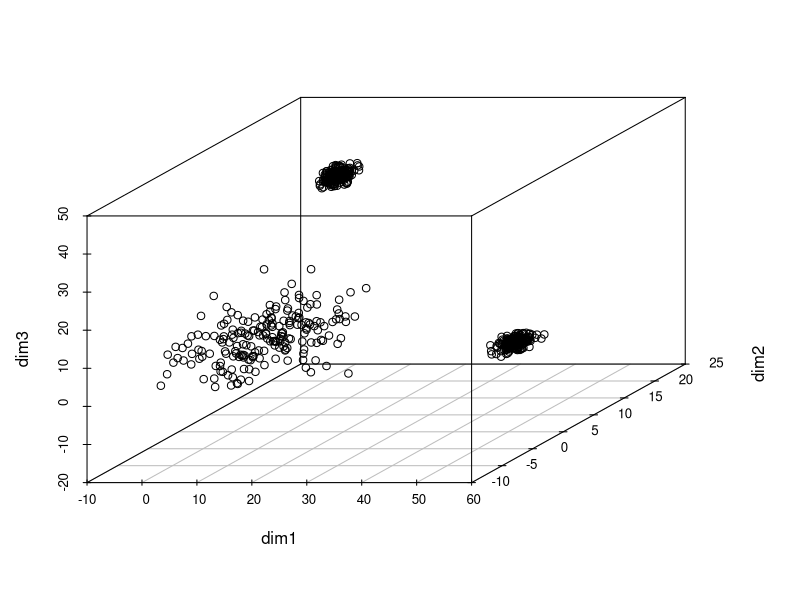
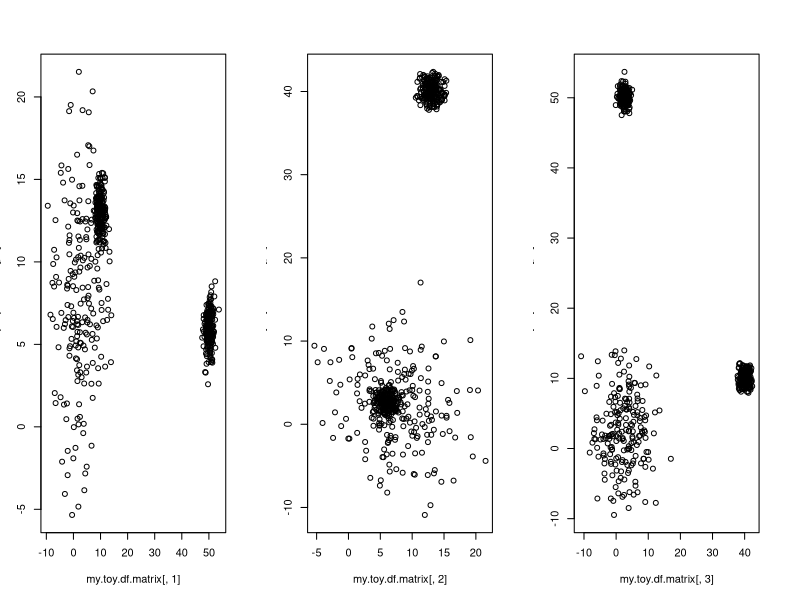
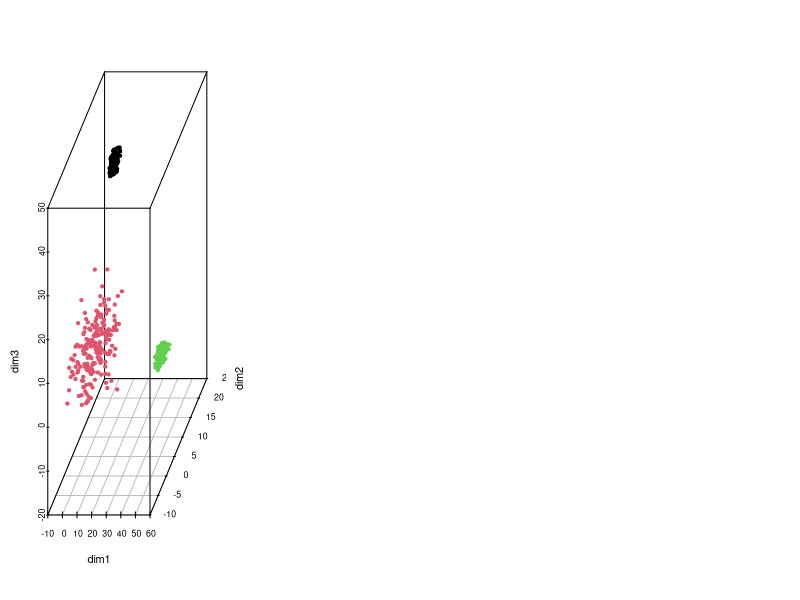

Recreate these plots in R, in order. (Note: this script raises an error after producing the figures.)
##Generates toy dataset to play around with clustering 

##Function to create toy 3 dimensional dataset
make.toy.data <- function(means, stdevs, N) {
  ##Returns a dataframe containing a 3D toy dataset 
  ##
  ##Arguements: 
  ##
  ##  means  <- a dataframe of 3 columns giving the means for each dimenstion of each cluster. Each row is a cluster.
  ##  stdevs <- a dataframe of 3 columns giving the standard deviations for each dimenstion of each cluster. Each row is a cluster.
  ##  N <- a value specifying the number of datapoints for each cluster
  ##  dist  <- a vector specifying the type of distribution you would like each cluster data to be
  
  ##get how many clusters are wanted
  cluster.n <- dim(means)[1]
  
  ##make an empty dataframe to hold the toy data
  dim1 <- rep(0,N*cluster.n)
  dim2 <- rep(0,N*cluster.n)
  dim3 <- rep(0,N*cluster.n)
  
  ##for each cluster, generate toy data and save them in dim1
  previous.N  <- 0
  for (i in 1:cluster.n){
    temp <- rnorm(N, means[i,1], stdevs[i,1])
    dim1[(previous.N+1):((previous.N)+N)]  <- temp
    previous.N  <- N + previous.N
  }
 
  ##for each cluster, generate toy data and save them in dim2
  previous.N  <- 0
  for (i in 1:cluster.n){
    temp <- rnorm(N, means[i,2], stdevs[i,2])
    dim2[(previous.N+1):((previous.N)+N)]  <- temp
    previous.N  <- N + previous.N
  }
  
  ##for each cluster, generate toy data and save them in dim3
  previous.N  <- 0
  for (i in 1:cluster.n){
    temp <- rnorm(N, means[i,3], stdevs[i,3])
    dim3[(previous.N+1):((previous.N)+N)]  <- temp
    previous.N  <- N + previous.N
  }
  
  toy.data <- data.frame(dim1, dim2, dim3)
  return(toy.data)
}


##define means for toy dataset clusters
dim1.mean <- c(2, 50, 10)
dim2.mean <- c(8, 6, 13)
dim3.mean <- c(2, 2.5, 40)
cluster.means <- data.frame(dim1.mean, dim2.mean, dim3.mean)

##define standard deviations for toy dataset clusters
dim1.stdev <- c(5, 1, 1)
dim2.stdev <- c(5, 1, 1)
dim3.stdev <- c(5, 1, 1)
cluster.stdevs <- data.frame(dim1.stdev, dim2.stdev, dim3.stdev)

##define number of samples wanted for each cluster
cluster.N <- 200

##make toy dataset using parameters specified above
my.toy.df <- make.toy.data(cluster.means, cluster.stdevs, cluster.N)

##save toy dataset to a .csv using comma as a delimitor
write.table(my.toy.df, "toy_data.csv", sep=",", row.names=FALSE, col.names=FALSE, quote=FALSE, append=FALSE)


# Change the data frame with training data to a matrix
#not scaled and centred but as a matrix
my.toy.df.matrix <- as.matrix(my.toy.df)

##plot unclustered data
library(scatterplot3d)
par(mfrow=c(1,1))
scatterplot3d(my.toy.df.matrix)

par(mfrow=c(1,3))
plot(my.toy.df.matrix[,1], my.toy.df.matrix[,2])
plot(my.toy.df.matrix[,2], my.toy.df.matrix[,3])
plot(my.toy.df.matrix[,3], my.toy.df.matrix[,1])

##do K-means clustering on toy dataset
km.out = kmeans(my.toy.df.matrix, 3, nstart = 100)
km.out

##replot and colour code clusters
scatterplot3d(my.toy.df.matrix, color = km.out$cluster, pch = 19)


##SOM on same data 
library(kohonen)

# Also center and scale all variables
my.toy.df.matrix <- as.matrix(scale(my.toy.df))

##Create the SOM Grid - you generally have to specify the size of the 
##training grid prior to training the SOM. Hexagonal and Circular 
##topologies are possible
som_grid <- somgrid(xdim = 20, ydim=20, topo="hexagonal")

##Train the SOM, options for the number of iterations,
##the learning rates, and the neighbourhood are available
som_model <- som(my.toy.df.matrix, grid=som_grid, rlen=100, alpha=c(0.05,0.01), keep.data = TRUE, n.hood='circular')

##visualise the quality of your generated SOM
plot(som_model, type="changes")

##visualise the count of how many samples are mapped to each node on the map
plot(som_model, type="count")

##“U-Matrix”, this visualisation is of the distance between each node and its neighbours
plot(som_model, type="dist.neighbours")

##visualise the node weight vectors, or “codes”, which are made up of normalised  
##values of the original variables used to generate the SOM
plot(som_model, type="codes")

##visualize heatmap (note-these are scaled and centred)
coolBlueHotRed <- function(n, alpha = 1) { rainbow(n, end=4/6, alpha=alpha)[n:1] }
par(mfrow=c(1,3))
plot(som_model, type = "property", property = som_model$codes[,1], main=names(som_model$data)[4], palette.name=coolBlueHotRed)
plot(som_model, type = "property", property = som_model$codes[,2], main=names(som_model$data)[4], palette.name=coolBlueHotRed)
plot(som_model, type = "property", property = som_model$codes[,3], main=names(som_model$data)[4], palette.name=coolBlueHotRed)

##Cluster SOM data
mydata <- som_model$codes 
wss <- (nrow(mydata)-1)*sum(apply(mydata,2,var)) 
for (i in 2:15) {
  wss[i] <- sum(kmeans(mydata, centers=i)$withinss)
}
par(mfrow=c(1,1))
plot(wss)
## use hierarchical clustering to cluster the codebook vectors
som_cluster <- cutree(hclust(dist(som_model$codes)), 3)
##make a pretty colour pallete
pretty.colours  <- c("thistle1", "tomato1", "turquoise", "slategray1", "sienna1", "violet", "skyblue")
##plot these results:
plot(som_model, type="mapping", bgcol = pretty.colours[som_cluster], main = "Clusters") 
add.cluster.boundaries(som_model, som_cluster)
